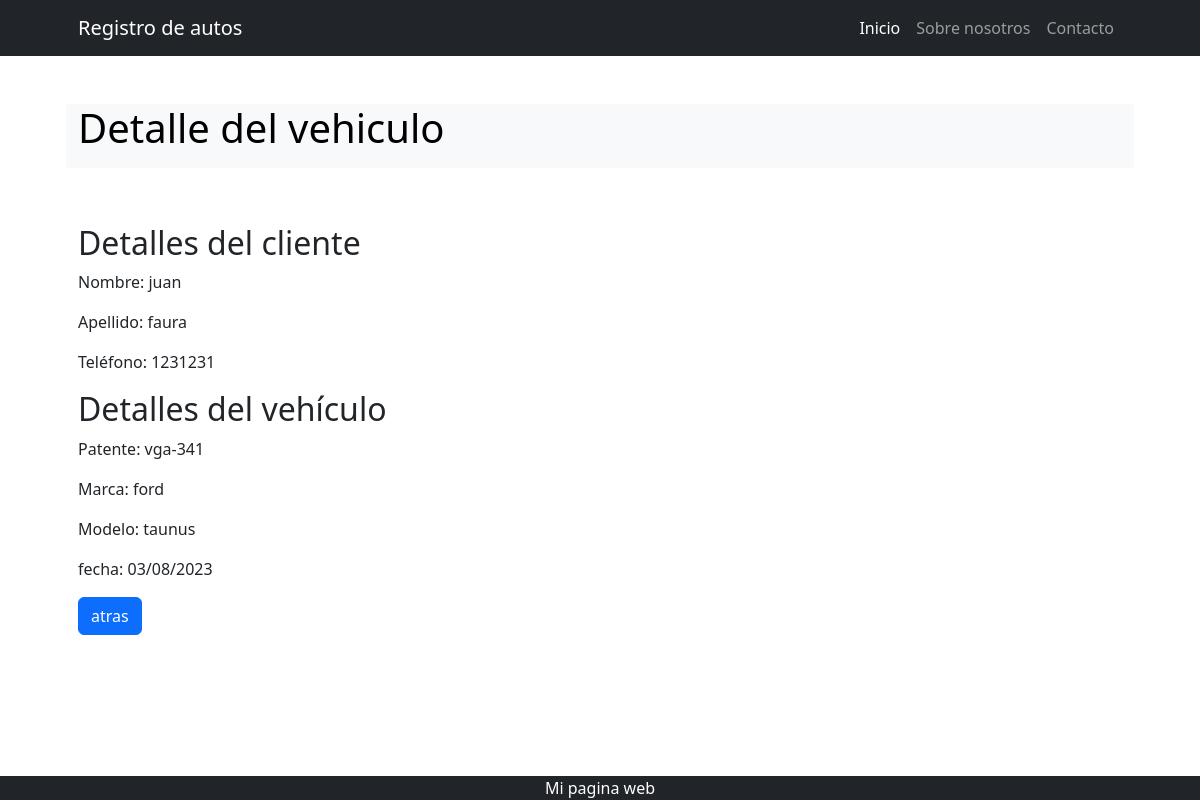
The app's page /altaVehiculo/detail_alta/1 with its own data.
### apps/cliente/models.py (models this page shows, shortened)
class Cliente(models.Model):
    nombre = models.CharField(max_length=50)
    apellido = models.CharField(max_length=50)
    dni = models.CharField(max_length=50, null=True, blank=True)
    telefono = models.CharField(max_length=50, null=True, blank=True)
    domicilio = models.CharField(max_length=50, null=True, blank=True)

### apps/vehiculo/models.py (models this page shows, shortened)
class Vehiculo(models.Model):
    marca = models.CharField(max_length=50)
    modelo = models.CharField(max_length=100)
    año = models.CharField(max_length=50)
    patente= models.CharField(max_length=50, null=True, blank=True)
    km= models.CharField(max_length=100, null=True, blank=True)

### apps/altaVehiculo/models.py (models this page shows, shortened)
class AltaVehiculo(models.Model):
    fecha = models.DateTimeField(default=timezone.now, editable=False)
    cliente_id = models.ForeignKey(Cliente, on_delete=models.CASCADE)
    vehiculo_id = models.ForeignKey(Vehiculo, on_delete=models.CASCADE)

### apps/altaVehiculo/views.py (the view)
# urls.py: path('detail_alta/<int:pk>', views.AltaVehiculoDetail.as_view(), name="detail_alta")
class AltaVehiculoDetail(DetailView):
    model = AltaVehiculo
    template_name = "altaVehiculo/alta_vehiculo_detail.html"
    def get_context_data(self, **kwargs):
        context = super().get_context_data(**kwargs)
        alta_vehiculo = self.object
        cliente = alta_vehiculo.cliente_id
        vehiculo = alta_vehiculo.vehiculo_id
        context['cliente'] = cliente
        context['vehiculo'] = vehiculo
        return context

### apps/altaVehiculo/templates/altaVehiculo/alta_vehiculo_detail.html
{% extends 'altaVehiculo/index.html' %}
{% block INDEX_TITULO %}
    Detalle del vehiculo
{% endblock INDEX_TITULO %}
{% block INDEX_CONTENIDO %}
<h2>Detalles del cliente</h2>
<p>Nombre: {{ cliente.nombre }}</p>
<p>Apellido: {{ cliente.apellido }}</p>
<p>Teléfono: {{ cliente.telefono }}</p>
<h2>Detalles del vehículo</h2>
<p>Patente: {{ vehiculo.patente }}</p>
<p>Marca: {{ vehiculo.marca }}</p>
<p>Modelo: {{ vehiculo.modelo }}</p>
<p>fecha: {{object.fecha | date:"d/m/Y"}}</p>
<div>
<td><a href="{% url 'altaVehiculo:list' %}" class="btn btn-primary">atras</a></td>
</div>
{% endblock INDEX_CONTENIDO %}

### records on screen
Cliente: nombre "juan", apellido "faura", telefono "1231231"
Vehiculo: patente "vga-341", marca "ford", modelo "taunus"
AltaVehiculo: fecha "03/08/2023"
